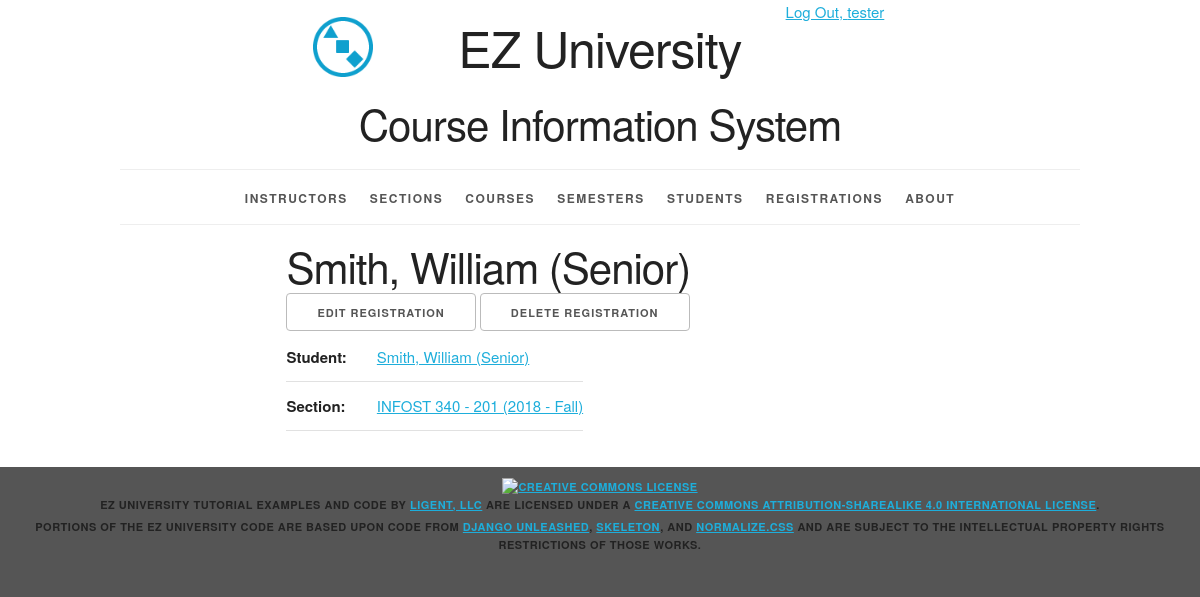
The app's page /registration/3/ (signed in) with its own data.
### courseInfo/models.py (models this page shows, shortened)
class Student(models.Model):
    student_id = models.AutoField(primary_key=True)
    first_name = models.CharField(max_length=45)
    last_name = models.CharField(max_length=45)
    nickname = models.CharField(max_length=45, blank=True, default='')
    def __str__(self):
        result = ''
        if self.nickname == '':
            result = '%s, %s' % (self.last_name, self.first_name)
        else:
            result = '%s, %s (%s)' % (self.last_name, self.first_name, self.nickname)
        return result
    def get_absolute_url(self):
        return reverse('courseInfo_student_detail_urlpattern',
                       kwargs={'pk': self.pk})
    class Meta:
        ordering = ['last_name', 'first_name', 'nickname']
        unique_together = (('last_name', 'first_name', 'nickname'),)

class Section(models.Model):
    section_id = models.AutoField(primary_key=True)
    section_name = models.CharField(max_length=10)
    semester = models.ForeignKey(Semester, related_name='sections', on_delete=models.PROTECT)
    course = models.ForeignKey(Course, related_name='sections', on_delete=models.PROTECT)
    instructor = models.ForeignKey(Instructor, related_name='sections', on_delete=models.PROTECT)
    def __str__(self):
        return '%s - %s (%s)' % (self.course.course_number, self.section_name, self.semester.__str__())
    def get_absolute_url(self):
        return reverse('courseInfo_section_detail_urlpattern',
                       kwargs={'pk': self.pk})
    class Meta:
        ordering = ['course__course_number', 'section_name', 'semester__semester_name']
        unique_together = (('semester', 'course', 'section_name'),)

class Course(models.Model):
    course_id = models.AutoField(primary_key=True)
    course_number = models.CharField(max_length=20)
    course_name = models.CharField(max_length=225)
    class Meta:
        ordering = ['course_number', 'course_name']
        unique_together = (('course_number', 'course_name'),)

class Semester(models.Model):
    semester_id = models.AutoField(primary_key=True)
    year = models.ForeignKey(Year, related_name='semesters', on_delete=models.PROTECT)
    period = models.ForeignKey(Period, related_name='semesters', on_delete=models.PROTECT)
    def __str__(self):
        return '%s - %s' % (self.year.year, self.period.period_name)
    class Meta:
        ordering =['year__year', 'period__period_sequence']
        unique_together=('year', 'period')

class Year(models.Model):
    year_id = models.AutoField(primary_key=True)
    year = models.IntegerField(unique=True)
    class Meta:
        ordering = ['year']

class Period(models.Model):
    period_id = models.AutoField(primary_key=True)
    period_sequence = models.IntegerField(unique=True)
    period_name=models.CharField(max_length=45,unique=True)
    class Meta:
        ordering = ['period_sequence']

### courseInfo/views.py (the view)
class RegistrationDetail(LoginRequiredMixin, PermissionRequiredMixin, View):
    permission_required = 'courseInfo.view_registration'
    def get(self, request, pk):
        registration = get_object_or_404(
            Registration,
            pk=pk
        )
        section = registration.section
        student = registration.student
        return render(
            request,
            'courseInfo/registration_detail.html',
            {'registration': registration,
             'student': student,
             'section': section}
        )

### courseInfo/models.py (called while the page is built)
    def __str__(self):
        return '%s / %s' % (self.section, self.student)

    def get_update_url(self):
        return reverse('courseInfo_registration_update_urlpattern',
                       kwargs={'pk': self.pk}
                       )

    def get_delete_url(self):
        return reverse('courseInfo_registration_delete_urlpattern',
                       kwargs={'pk': self.pk}
                       )

### courseInfo/templates/courseInfo/registration_detail.html (shortened to what this page needs)
{% extends 'courseInfo/base.html' %}
{% block content %}
<article>
  <div class="row">
  <div class="offset-by-two eight columns">
    <h2>{{ student }}</h2>
    <ul class="inline">
        {% if perms.courseInfo.change_student %}
        <li>
          <a href="{{ registration.get_update_url }}"
          class="button">
            Edit Registration</a></li>
        {% endif %}
        {% if perms.courseInfo.delete_student %}
          <a href="{{ registration.get_delete_url }}"
          class="button">
            Delete Registration</a></li>
        {% endif %}
    </ul>
    <section>
        <table>
            <tr>
                <th>Student:</th>
                <td><a href="{{ student.get_absolute_url }}">{{ student }}</a></td>
            </tr>
            <tr>
                <th>Section:</th>
                <td><a href="{{ section.get_absolute_url }}">{{ section }}</a></td>
            </tr>
        </table>
    </section>
  </div></div>
</article>
{% endblock %}

### courseInfo/templates/courseInfo/base.html (shortened to what this page needs)
{% load staticfiles %}
<!DOCTYPE html>
<html lang="en">
<head>
    <link rel="stylesheet" type="text/css"
          href="{% static 'courseInfo/normalize.css' %}">
    <link rel="stylesheet" type="text/css"
          href="{% static 'courseInfo/skeleton.css' %}">
    <link rel="stylesheet" type="text/css"
          href="{% static 'courseInfo/style.css' %}">
</head>
<body>
<div class="container">
    <div class="status row">
        <div class="offset-by-eight four columns">
            <ul class="inline">
                {% if user.is_authenticated %}
                    <li><a href="{% url 'logout_urlpattern' %}">
                        Log Out, {{ user.get_username }}</a></li>
                {% else %}
                    <li><a href="{% url 'login_urlpattern' %}">
                        Log In</a></li>
                {% endif %}
            </ul>
        </div>
    </div>
    <header class="row">
        <div class="offset-by-one ten columns">
            <h1 class="logo">EZ University</h1>
            <h2>Course Information System</h2>
        </div>
    </header>
    <nav>
        <ul>
            {% if perms.courseInfo.view_instructor %}
                <li>
                    <a href="{% url 'courseInfo_instructor_list_urlpattern' %}">
                        Instructors</a></li>
            {% endif %}
            {% if perms.courseInfo.view_section %}
                <li>
                    <a href="{% url 'courseInfo_section_list_urlpattern' %}">
                        Sections</a></li>
            {% endif %}
            {% if perms.courseInfo.view_course %}
                <li>
                    <a href="{% url 'courseInfo_course_list_urlpattern' %}">
                        Courses</a></li>
            {% endif %}
            {% if perms.courseInfo.view_semester %}
                <li>
                    <a href="{% url 'courseInfo_semester_list_urlpattern' %}">
                        Semesters</a></li>
            {% endif %}
            {% if perms.courseInfo.view_student %}
                <li>
                    <a href="{% url 'courseInfo_student_list_urlpattern' %}">
                        Students</a></li>
            {% endif %}
            {% if perms.courseInfo.view_registration %}
                <li>
                    <a href="{% url 'courseInfo_registration_list_urlpattern' %}">
                        Registrations</a></li>
            {% endif %}
            <li>
                <a href="{% url 'about_urlpattern' %}">
                    About</a></li>
        </ul>
    </nav>
    <main>
        {% block content %}{% endblock %}
    </main>
</div>
<footer>
    <p>
        <a rel="license" href="http://creativecommons.org/licenses/by-sa/4.0/">
            <img alt="Creative Commons License" style="border-width:0"
                 src="https://i.creativecommons.org/l/by-sa/4.0/88x31.png"/>
        </a><br/><span property="dct:title">EZ University Tutorial Examples and Code</span>
        by
        <a href="https://www.ligent.net" property="cc:attributionName"
           rel="cc:attributionURL">Ligent, LLC</a> are licensed under a
        <a rel="license" href="http://creativecommons.org/licenses/by-sa/4.0/">Creative Commons Attribution-ShareAlike
            4.0 International License</a>.
    </p>
    <p>Portions of the EZ University code are based upon code from
        <a href="https://django-unleashed.com">Django Unleashed</a>,
        <a href="http://getskeleton.com/">Skeleton</a>, and
        <a href="https://necolas.github.io/normalize.css/">Normalize.css</a> and
        are subject to the intellectual property rights restrictions of those works.
    </p>
</footer>
</body>
</html>

### courseInfo/static/courseInfo/skeleton.css (style rules this page uses)
.container { position: relative; width: 100%; max-width: 960px; margin: 0 auto; padding: 0 20px; box-sizing: border-box; }
.column, .columns { width: 100%; float: left; box-sizing: border-box; }
@media (min-width: 400px) { .container { width: 85%; padding: 0; } }
@media (min-width: 550px) { .container { width: 80%; } }
@media (min-width: 550px) { .column, .columns { margin-left: 4%; } }
@media (min-width: 550px) { .column:first-child, .columns:first-child { margin-left: 0; } }
@media (min-width: 550px) { .four.columns { width: 30.6666666667%; } }
@media (min-width: 550px) { .eight.columns { width: 65.3333333333%; } }
@media (min-width: 550px) { .ten.columns { width: 82.6666666667%; } }
@media (min-width: 550px) { .offset-by-one.column, .offset-by-one.columns { margin-left: 8.66666666667%; } }
@media (min-width: 550px) { .offset-by-two.column, .offset-by-two.columns { margin-left: 17.3333333333%; } }
@media (min-width: 550px) { .offset-by-eight.column, .offset-by-eight.columns { margin-left: 69.3333333333%; } }
html { font-size: 62.5%; }
body { font-size: 1.5em; line-height: 1.6; font-weight: 400; font-family: "Raleway", "HelveticaNeue", "Helvetica Neue", Helvetica, Arial, sans-serif; color: #222; }
h1, h2, h3, h4, h5, h6 { margin-top: 0; margin-bottom: 2rem; font-weight: 300; }
h1 { font-size: 4.0rem; line-height: 1.2; letter-spacing: -.1rem; }
h2 { font-size: 3.6rem; line-height: 1.25; letter-spacing: -.1rem; }
@media (min-width: 550px) { h1 { font-size: 5.0rem; } }
@media (min-width: 550px) { h2 { font-size: 4.2rem; } }
p { margin-top: 0; }
a { color: #1EAEDB; }
.button, button, input[type="submit"], input[type="reset"], input[type="button"] { display: inline-block; height: 38px; padding: 0 30px; color: #555; text-align: center; font-size: 11px; font-weight: 600; line-height: 38px; letter-spacing: .1rem; text-transform: uppercase; text-decoration: none; white-space: nowrap; background-color: transparent; border-radius: 4px; border: 1px solid #bbb; cursor: pointer; box-sizing: border-box; }
ul { list-style: circle inside; }
ol, ul { padding-left: 0; margin-top: 0; }
li { margin-bottom: 1rem; }
th, td { padding: 12px 15px; text-align: left; border-bottom: 1px solid #E1E1E1; }
th:first-child, td:first-child { padding-left: 0; }
th:last-child, td:last-child { padding-right: 0; }
button, .button { margin-bottom: 1rem; }
pre, blockquote, dl, figure, table, p, ul, ol, form { margin-bottom: 2.5rem; }
.container:after, .row:after, .u-cf { content: ""; display: table; clear: both; }

### courseInfo/static/courseInfo/style.css (style rules this page uses)
html { height: 100%; background-color: #555; }
body { background-color: white; }
body>div>header { text-align: center;; }
header h1 { display: inline-block; font-weight: normal; font-style: normal; width: 100%; margin-top: 0; padding-top: 0; }
.logo { padding-top: 50px; background-image: url("/static/courseInfo/logo.png"); background-size: 50px; background-repeat: no-repeat; background-position: top; }
@media (min-width: 750px) { .logo { padding-top: 0; background-size: contain; background-position: 0% 0%; } }
@media (min-width: 1000px) { .logo { background-position: 10% 0%; } }
@media (min-width: 1200px) { .logo { background-position: 15% 0%; } }
nav { border-top: 1px solid #eee; width: 100%; border-bottom: 1px solid #eee; margin: 0 0 1em; padding: 0; }
nav ul { margin: 0; padding: 1em 0; list-style-type: none; text-align: center; }
nav ul li { display: inline; padding: 0; margin: 0 0.25em; font-weight: 600; text-transform: uppercase; text-align: center; font-size: 1rem; letter-spacing: .10rem; }
@media (min-width: 400px) { nav ul li { letter-spacing: .15rem; font-size: 1.2rem; margin: 0 0.5em; } }
@media (min-width: 550px) { nav ul li { margin: 0 0.75em; } }
nav ul li a { color: #555; text-decoration: none; background-color: transparent; cursor: pointer; }
article h2 { margin: 0; padding: 0; }
.inline { list-style-type: none; padding: 0; margin: 0 0 -0.5em; }
.inline li { display: inline; }
body>footer { width: 100%; background-color: #555; font-size: 1.1rem; letter-spacing: .05rem; font-weight: 600; text-transform: uppercase; text-align: center; padding: 1em 0; margin: 1em 0; }
body>footer p { margin-bottom: 0.5rem; }

### records on screen
Student: nickname+last_name+first_name "Smith, William (Senior)"
Section: course+section_name+semester "INFOST 340 - 201 (2018 - Fall)"

### other values on screen
{{ user.get_username }} "tester"
